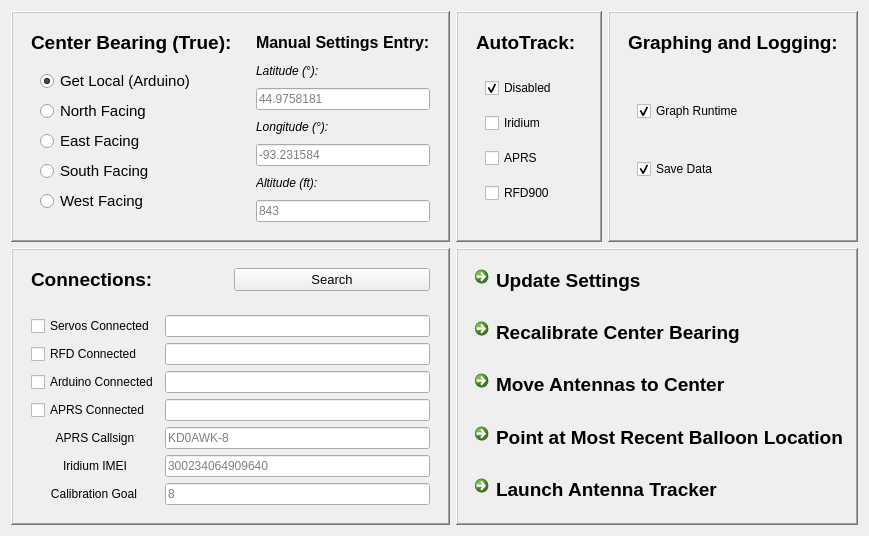
       <widget class="QWidget" name="Settings">
        <attribute name="title">
         <string>Settings</string>
        </attribute>
        <layout class="QGridLayout" name="gridLayout_4">
         <item row="0" column="0">
          <widget class="QFrame" name="bearingFrame">
           <property name="sizePolicy">
            <sizepolicy hsizetype="Expanding" vsizetype="Preferred">
             <horstretch>0</horstretch>
             <verstretch>0</verstretch>
            </sizepolicy>
           </property>
           <property name="frameShape">
            <enum>QFrame::WinPanel</enum>
           </property>
           <property name="frameShadow">
            <enum>QFrame::Raised</enum>
           </property>
           <layout class="QHBoxLayout" name="horizontalLayout">
            <item>
             <widget class="QFrame" name="centerBearingSelectFrame">
              <property name="sizePolicy">
               <sizepolicy hsizetype="Expanding" vsizetype="Preferred">
                <horstretch>0</horstretch>
                <verstretch>0</verstretch>
               </sizepolicy>
              </property>
              <property name="frameShape">
               <enum>QFrame::NoFrame</enum>
              </property>
              <property name="frameShadow">
               <enum>QFrame::Raised</enum>
              </property>
              <layout class="QVBoxLayout" name="verticalLayout">
               <item>
                <widget class="QLabel" name="centerBearingSelectLabel">
                 <property name="sizePolicy">
                  <sizepolicy hsizetype="Minimum" vsizetype="Minimum">
                   <horstretch>0</horstretch>
                   <verstretch>0</verstretch>
                  </sizepolicy>
                 </property>
                 <property name="font">
                  <font>
                   <pointsize>14</pointsize>
                   <weight>75</weight>
                   <bold>true</bold>
                  </font>
                 </property>
                 <property name="text">
                  <string>Center Bearing (True):</string>
                 </property>
                </widget>
               </item>
               <item>
                <widget class="QFrame" name="centerBearingModeFrame">
                 <property name="sizePolicy">
                  <sizepolicy hsizetype="Expanding" vsizetype="Expanding">
                   <horstretch>0</horstretch>
                   <verstretch>0</verstretch>
                  </sizepolicy>
                 </property>
                 <property name="frameShape">
                  <enum>QFrame::NoFrame</enum>
                 </property>
                 <property name="frameShadow">
                  <enum>QFrame::Raised</enum>
                 </property>
                 <layout class="QGridLayout" name="gridLayout_12">
                  <item row="0" column="0">
                   <widget class="QRadioButton" name="getLocal">
                    <property name="font">
                     <font>
                      <pointsize>11</pointsize>
                     </font>
                    </property>
                    <property name="text">
                     <string>Get Local (Arduino)</string>
                    </property>
                    <property name="checked">
                     <bool>true</bool>
                    </property>
                   </widget>
                  </item>
                  <item row="1" column="0">
                   <widget class="QRadioButton" name="bearingNorth">
                    <property name="font">
                     <font>
                      <pointsize>11</pointsize>
                     </font>
                    </property>
                    <property name="text">
                     <string>North Facing</string>
                    </property>
                    <property name="checked">
                     <bool>false</bool>
                    </property>
                   </widget>
                  </item>
                  <item row="2" column="0">
                   <widget class="QRadioButton" name="bearingEast">
                    <property name="font">
                     <font>
                      <pointsize>11</pointsize>
                     </font>
                    </property>
                    <property name="text">
                     <string>East Facing</string>
                    </property>
                   </widget>
                  </item>
                  <item row="3" column="0">
                   <widget class="QRadioButton" name="bearingSouth">
                    <property name="font">
                     <font>
                      <pointsize>11</pointsize>
                     </font>
                    </property>
                    <property name="text">
                     <string>South Facing</string>
                    </property>
                   </widget>
                  </item>
                  <item row="4" column="0">
                   <widget class="QRadioButton" name="bearingWest">
                    <property name="font">
                     <font>
                      <pointsize>11</pointsize>
                     </font>
                    </property>
                    <property name="text">
                     <string>West Facing</string>
                    </property>
                   </widget>
                  </item>
                 </layout>
                </widget>
               </item>
              </layout>
             </widget>
            </item>
            <item>
             <widget class="QFrame" name="manualCenterBearingEntryFrame">
              <property name="sizePolicy">
               <sizepolicy hsizetype="Expanding" vsizetype="Minimum">
                <horstretch>0</horstretch>
                <verstretch>0</verstretch>
               </sizepolicy>
              </property>
              <property name="frameShape">
               <enum>QFrame::NoFrame</enum>
              </property>
              <property name="frameShadow">
               <enum>QFrame::Raised</enum>
              </property>
              <layout class="QGridLayout" name="gridLayout_3">
               <item row="0" column="0">
                <widget class="QLabel" name="manualSettingsEntryLabel">
                 <property name="font">
                  <font>
                   <pointsize>12</pointsize>
                   <weight>75</weight>
                   <bold>true</bold>
                  </font>
                 </property>
                 <property name="text">
                  <string>Manual Settings Entry:</string>
                 </property>
                </widget>
               </item>
               <item row="1" column="0">
                <widget class="QLabel" name="manualLatLabel">
                 <property name="font">
                  <font>
                   <italic>true</italic>
                  </font>
                 </property>
                 <property name="text">
                  <string>Latitude (°):</string>
                 </property>
                </widget>
               </item>
               <item row="2" column="0">
                <widget class="QLineEdit" name="manualLat">
                 <property name="inputMask">
                  <string/>
                 </property>
                 <property name="text">
                  <string/>
                 </property>
                 <property name="placeholderText">
                  <string>44.9758181</string>
                 </property>
                </widget>
               </item>
               <item row="3" column="0">
                <widget class="QLabel" name="manualLonLabel">
                 <property name="font">
                  <font>
                   <italic>true</italic>
                  </font>
                 </property>
                 <property name="text">
                  <string>Longitude (°):</string>
                 </property>
                </widget>
               </item>
               <item row="4" column="0">
                <widget class="QLineEdit" name="manualLon">
                 <property name="text">
                  <string/>
                 </property>
                 <property name="placeholderText">
                  <string>-93.231584</string>
                 </property>
                </widget>
               </item>
               <item row="5" column="0">
                <widget class="QLabel" name="manualAltLabel">
                 <property name="font">
                  <font>
                   <italic>true</italic>
                  </font>
                 </property>
                 <property name="text">
                  <string>Altitude (ft):</string>
                 </property>
                </widget>
               </item>
               <item row="6" column="0">
                <widget class="QLineEdit" name="manualAlt">
                 <property name="text">
                  <string/>
                 </property>
                 <property name="placeholderText">
                  <string>843</string>
                 </property>
                </widget>
               </item>
              </layout>
             </widget>
            </item>
           </layout>
          </widget>
         </item>
         <item row="0" column="1" colspan="2">
          <widget class="QFrame" name="autotrackSimulationFrame">
           <property name="sizePolicy">
            <sizepolicy hsizetype="Expanding" vsizetype="Preferred">
             <horstretch>0</horstretch>
             <verstretch>0</verstretch>
            </sizepolicy>
           </property>
           <property name="frameShape">
            <enum>QFrame::WinPanel</enum>
           </property>
           <property name="frameShadow">
            <enum>QFrame::Raised</enum>
           </property>
           <layout class="QHBoxLayout" name="horizontalLayout_6">
            <item>
             <widget class="QFrame" name="autotrackSelectFrame">
              <property name="sizePolicy">
               <sizepolicy hsizetype="Expanding" vsizetype="Expanding">
                <horstretch>0</horstretch>
                <verstretch>0</verstretch>
               </sizepolicy>
              </property>
              <property name="frameShape">
               <enum>QFrame::NoFrame</enum>
              </property>
              <property name="frameShadow">
               <enum>QFrame::Raised</enum>
              </property>
              <layout class="QVBoxLayout" name="verticalLayout_2">
               <item>
                <widget class="QLabel" name="autotrackLabel">
                 <property name="sizePolicy">
                  <sizepolicy hsizetype="Fixed" vsizetype="Fixed">
                   <horstretch>0</horstretch>
                   <verstretch>0</verstretch>
                  </sizepolicy>
                 </property>
                 <property name="font">
                  <font>
                   <pointsize>14</pointsize>
                   <weight>75</weight>
                   <bold>true</bold>
                  </font>
                 </property>
                 <property name="text">
                  <string>AutoTrack:</string>
                 </property>
                </widget>
               </item>
               <item>
                <widget class="QFrame" name="autotrackModeFrame">
                 <property name="frameShape">
                  <enum>QFrame::NoFrame</enum>
                 </property>
                 <property name="frameShadow">
                  <enum>QFrame::Raised</enum>
                 </property>
                 <layout class="QGridLayout" name="gridLayout_6">
                  <item row="0" column="0">
                   <widget class="QCheckBox" name="autoDisabled">
                    <property name="text">
                     <string>Disabled</string>
                    </property>
                    <property name="checked">
                     <bool>true</bool>
                    </property>
                   </widget>
                  </item>
                  <item row="1" column="0">
                   <widget class="QCheckBox" name="autoIridium">
                    <property name="text">
                     <string>Iridium</string>
                    </property>
                   </widget>
                  </item>
                  <item row="2" column="0">
                   <widget class="QCheckBox" name="autoAPRS">
                    <property name="text">
                     <string>APRS</string>
                    </property>
                   </widget>
                  </item>
                  <item row="3" column="0">
                   <widget class="QCheckBox" name="autoRFD">
                    <property name="text">
                     <string>RFD900</string>
                    </property>
                   </widget>
                  </item>
                 </layout>
                </widget>
               </item>
              </layout>
             </widget>
            </item>
           </layout>
          </widget>
         </item>
         <item row="1" column="0">
          <widget class="QFrame" name="connectionFrame">
           <property name="sizePolicy">
            <sizepolicy hsizetype="Expanding" vsizetype="Minimum">
             <horstretch>0</horstretch>
             <verstretch>0</verstretch>
            </sizepolicy>
           </property>
           <property name="frameShape">
            <enum>QFrame::WinPanel</enum>
           </property>
           <property name="frameShadow">
            <enum>QFrame::Raised</enum>
           </property>
           <layout class="QVBoxLayout" name="verticalLayout_3">
            <item>
             <widget class="QFrame" name="frame_2">
              <property name="frameShape">
               <enum>QFrame::NoFrame</enum>
              </property>
              <property name="frameShadow">
               <enum>QFrame::Raised</enum>
              </property>
              <layout class="QHBoxLayout" name="horizontalLayout_8">
               <item>
                <widget class="QLabel" name="connectionsLabel">
                 <property name="sizePolicy">
                  <sizepolicy hsizetype="Expanding" vsizetype="Fixed">
                   <horstretch>0</horstretch>
                   <verstretch>0</verstretch>
                  </sizepolicy>
                 </property>
                 <property name="font">
                  <font>
                   <pointsize>14</pointsize>
                   <weight>75</weight>
                   <bold>true</bold>
                  </font>
                 </property>
                 <property name="text">
                  <string>Connections:</string>
                 </property>
                </widget>
               </item>
               <item>
                <widget class="QPushButton" name="checkComPorts">
                 <property name="sizePolicy">
                  <sizepolicy hsizetype="Expanding" vsizetype="Preferred">
                   <horstretch>0</horstretch>
                   <verstretch>0</verstretch>
                  </sizepolicy>
                 </property>
                 <property name="font">
                  <font>
                   <pointsize>10</pointsize>
                  </font>
                 </property>
                 <property name="text">
                  <string>Search</string>
                 </property>
                </widget>
               </item>
              </layout>
             </widget>
            </item>
            <item>
             <widget class="QFrame" name="connectionControlsFrame">
              <property name="frameShape">
               <enum>QFrame::NoFrame</enum>
              </property>
              <property name="frameShadow">
               <enum>QFrame::Raised</enum>
              </property>
              <layout class="QGridLayout" name="gridLayout_13">
               <item row="1" column="0">
                <widget class="QCheckBox" name="servoAttached">
                 <property name="text">
                  <string>Servos Connected</string>
                 </property>
                 <property name="checked">
                  <bool>false</bool>
                 </property>
                </widget>
               </item>
               <item row="3" column="0">
                <widget class="QCheckBox" name="arduinoAttached">
                 <property name="text">
                  <string>Arduino Connected</string>
                 </property>
                 <property name="checked">
                  <bool>false</bool>
                 </property>
                </widget>
               </item>
               <item row="5" column="0">
                <widget class="QLabel" name="aprsCallsignLabel">
                 <property name="text">
                  <string>APRS Callsign</string>
                 </property>
                 <property name="scaledContents">
                  <bool>false</bool>
                 </property>
                 <property name="alignment">
                  <set>Qt::AlignCenter</set>
                 </property>
                 <property name="wordWrap">
                  <bool>false</bool>
                 </property>
                </widget>
               </item>
               <item row="4" column="0">
                <widget class="QCheckBox" name="aprsAttached">
                 <property name="text">
                  <string>APRS Connected</string>
                 </property>
                 <property name="checked">
                  <bool>false</bool>
                 </property>
                </widget>
               </item>
               <item row="3" column="1">
                <widget class="QLineEdit" name="arduinoCOM">
                 <property name="text">
                  <string/>
                 </property>
                 <property name="placeholderText">
                  <string/>
                 </property>
                </widget>
               </item>
               <item row="4" column="1">
                <widget class="QLineEdit" name="aprsCOM">
                 <property name="text">
                  <string/>
                 </property>
                 <property name="placeholderText">
                  <string/>
                 </property>
                </widget>
               </item>
               <item row="6" column="1">
                <widget class="QLineEdit" name="iridiumIMEI">
                 <property name="placeholderText">
                  <string>300234064909640</string>
                 </property>
                </widget>
               </item>
               <item row="6" column="0">
                <widget class="QLabel" name="IMEILabel">
                 <property name="text">
                  <string>Iridium IMEI</string>
                 </property>
                 <property name="alignment">
                  <set>Qt::AlignCenter</set>
                 </property>
                </widget>
               </item>
               <item row="1" column="1">
                <widget class="QLineEdit" name="servoCOM">
                 <property name="placeholderText">
                  <string/>
                 </property>
                </widget>
               </item>
               <item row="2" column="1">
                <widget class="QLineEdit" name="rfdCOM">
                 <property name="placeholderText">
                  <string/>
                 </property>
                </widget>
               </item>
               <item row="5" column="1">
                <widget class="QLineEdit" name="aprsCallsign">
                 <property name="text">
                  <string/>
                 </property>
                 <property name="placeholderText">
                  <string>KD0AWK-8</string>
                 </property>
                </widget>
               </item>
               <item row="2" column="0">
                <widget class="QCheckBox" name="rfdAttached">
                 <property name="text">
                  <string>RFD Connected</string>
                 </property>
                </widget>
               </item>
               <item row="7" column="0">
                <widget class="QLabel" name="calibrationGoalLabel">
                 <property name="text">
                  <string>      Calibration Goal</string>
                 </property>
                </widget>
               </item>
               <item row="7" column="1">
                <widget class="QLineEdit" name="calibrationGoalVal">
                 <property name="text">
                  <string/>
                 </property>
                 <property name="placeholderText">
                  <string>8</string>
                 </property>
                </widget>
               </item>
              </layout>
             </widget>
            </item>
           </layout>
          </widget>
         </item>
         <item row="0" column="3">
          <widget class="QFrame" name="frame">
           <property name="sizePolicy">
            <sizepolicy hsizetype="Fixed" vsizetype="Preferred">
             <horstretch>0</horstretch>
             <verstretch>0</verstretch>
            </sizepolicy>
           </property>
           <property name="frameShape">
            <enum>QFrame::WinPanel</enum>
           </property>
           <property name="frameShadow">
            <enum>QFrame::Raised</enum>
           </property>
           <layout class="QGridLayout" name="gridLayout_2">
            <item row="0" column="0">
             <widget class="QFrame" name="graphingLoggingFrame">
              <property name="sizePolicy">
               <sizepolicy hsizetype="Expanding" vsizetype="Minimum">
                <horstretch>0</horstretch>
                <verstretch>0</verstretch>
               </sizepolicy>
              </property>
              <property name="frameShape">
               <enum>QFrame::NoFrame</enum>
              </property>
              <property name="frameShadow">
               <enum>QFrame::Plain</enum>
              </property>
              <layout class="QVBoxLayout" name="verticalLayout_11">
               <item>
                <widget class="QLabel" name="graphingLoggingLabel">
                 <property name="sizePolicy">
                  <sizepolicy hsizetype="Fixed" vsizetype="Fixed">
                   <horstretch>0</horstretch>
                   <verstretch>0</verstretch>
                  </sizepolicy>
                 </property>
                 <property name="font">
                  <font>
                   <pointsize>14</pointsize>
                   <weight>75</weight>
                   <bold>true</bold>
                  </font>
                 </property>
                 <property name="text">
                  <string>Graphing and Logging:</string>
                 </property>
                </widget>
               </item>
               <item>
                <widget class="QFrame" name="graphingLoggingSelectFrame">
                 <property name="frameShape">
                  <enum>QFrame::NoFrame</enum>
                 </property>
                 <property name="frameShadow">
                  <enum>QFrame::Raised</enum>
                 </property>
                 <layout class="QGridLayout" name="gridLayout_11">
                  <item row="1" column="0">
                   <widget class="QCheckBox" name="saveDataCheckbox">
                    <property name="enabled">
                     <bool>true</bool>
                    </property>
                    <property name="text">
                     <string>Save Data</string>
                    </property>
                    <property name="checked">
                     <bool>true</bool>
                    </property>
                   </widget>
                  </item>
                  <item row="0" column="0">
                   <widget class="QCheckBox" name="graphReal">
                    <property name="text">
                     <string>Graph Runtime</string>
                    </property>
                    <property name="checked">
                     <bool>true</bool>
                    </property>
                   </widget>
                  </item>
                 </layout>
                </widget>
               </item>
              </layout>
             </widget>
            </item>
           </layout>
          </widget>
         </item>
         <item row="1" column="1" colspan="3">
          <widget class="QFrame" name="launchFrame">
           <property name="sizePolicy">
            <sizepolicy hsizetype="Expanding" vsizetype="Expanding">
             <horstretch>0</horstretch>
             <verstretch>0</verstretch>
            </sizepolicy>
           </property>
           <property name="frameShape">
            <enum>QFrame::WinPanel</enum>
           </property>
           <property name="frameShadow">
            <enum>QFrame::Raised</enum>
           </property>
           <layout class="QGridLayout" name="gridLayout_5">
            <item row="4" column="0">
             <widget class="QCommandLinkButton" name="pointAtBalloon">
              <property name="font">
               <font>
                <family>Segoe UI</family>
                <pointsize>14</pointsize>
               </font>
              </property>
              <property name="text">
               <string>Point at Most Recent Balloon Location</string>
              </property>
             </widget>
            </item>
            <item row="5" column="0">
             <widget class="QCommandLinkButton" name="trackerLaunch">
              <property name="font">
               <font>
                <family>Segoe UI</family>
                <pointsize>14</pointsize>
               </font>
              </property>
              <property name="text">
               <string>Launch Antenna Tracker</string>
              </property>
             </widget>
            </item>
            <item row="3" column="0">
             <widget class="QCommandLinkButton" name="antennaCenter">
              <property name="font">
               <font>
                <family>Segoe UI</family>
                <pointsize>14</pointsize>
               </font>
              </property>
              <property name="text">
               <string>Move Antennas to Center</string>
              </property>
             </widget>
            </item>
            <item row="1" column="0">
             <widget class="QCommandLinkButton" name="updateSettings">
              <property name="font">
               <font>
                <family>Segoe UI</family>
                <pointsize>14</pointsize>
               </font>
              </property>
              <property name="text">
               <string>Update Settings</string>
              </property>
             </widget>
            </item>
            <item row="2" column="0">
             <widget class="QCommandLinkButton" name="recalibrateCenterBearing">
              <property name="font">
               <font>
                <family>Segoe UI</family>
                <pointsize>14</pointsize>
               </font>
              </property>
              <property name="text">
               <string>Recalibrate Center Bearing</string>
              </property>
             </widget>
            </item>
           </layout>
          </widget>
         </item>
        </layout>
        <zorder>launchFrame</zorder>
        <zorder>bearingFrame</zorder>
        <zorder>autotrackSimulationFrame</zorder>
        <zorder>connectionFrame</zorder>
        <zorder>frame</zorder>
       </widget>
